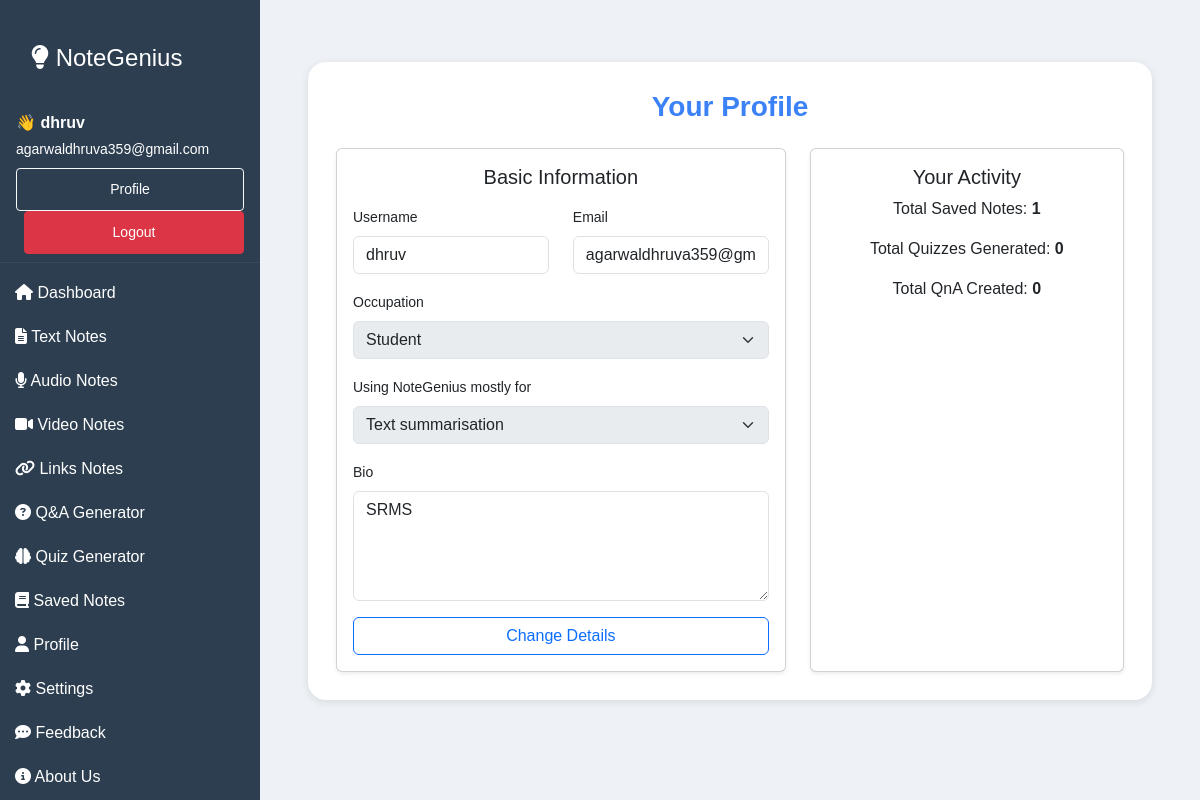
The app's page /profile/ (signed in) with its own data.
### myapp/models.py (models this page shows, shortened)
class Profile(models.Model):
    user = models.OneToOneField(User, on_delete=models.CASCADE)
    occupation = models.CharField(max_length=100, blank=True)
    usage = models.CharField(max_length=100, blank=True)
    bio = models.TextField(blank=True)

### myapp/views.py (the view, shortened to what this page needs)
# urls.py: path('profile/', views.profile, name='profile'),
@login_required
def profile(request):
    user = request.user
    profile, created = Profile.objects.get_or_create(user=user)
    context = {
        "profile": profile,
        "total_notes": Notes.objects.filter(user=user).count(),
        "total_quizzes": 0,  # jab QuizRecord add hoga tab connect karenge
        "total_qna": 0,
    }
    return render(request, "profile.html", context)

### myapp/templates/profile.html (shortened to what this page needs)
{% extends "index.html" %}
{% load static %}
{% block main %}
<section class="upload-section">
  <div class="upload-card profile-card" style="max-width:900px;margin:24px auto;">
    <h3 class="text-center mb-4">Your Profile</h3>
    <form method="POST" id="profileForm">
      <div class="row g-4">
        <div class="col-md-7">
          <div class="card shadow-sm">
            <div class="card-body">
              <h5 class="mb-3 text-center">Basic Information</h5>
              <div class="row mb-3">
                <div class="col-sm-6">
                  <label class="form-label small">Username</label>
                  <input class="form-control" value="{{ user.username }}" readonly>
                </div>
                <div class="col-sm-6">
                  <label class="form-label small">Email</label>
                  <input class="form-control" value="{{ user.email }}" readonly>
                </div>
              </div>
              <div class="mb-3">
                <label class="form-label small">Occupation</label>
                <select class="form-select editable" name="occupation" disabled>
                  <option {% if profile.occupation == "Student" %}selected{% endif %}>Student</option>
                </select>
              </div>
              <div class="mb-3">
                <label class="form-label small">Using NoteGenius mostly for</label>
                <select class="form-select editable" name="usage" disabled>
                  <option {% if profile.usage == "Text summarisation" %}selected{% endif %}>Text summarisation</option>
                </select>
              </div>
              <div class="mb-3">
                <label class="form-label small">Bio</label>
                <textarea class="form-control editable" rows="4" name="bio" readonly>{{ profile.bio }}</textarea>
              </div>
              <div class="d-grid">
                <button type="button" id="editBtn" class="btn btn-outline-primary">
                  Change Details
                </button>
              </div>
            </div>
          </div>
        </div>
        <div class="col-md-5">
          <div class="card h-100 shadow-sm">
            <div class="card-body text-center">
              <h5>Your Activity</h5>
              <p>Total Saved Notes: <strong>{{ total_notes }}</strong></p>
              <p>Total Quizzes Generated: <strong>{{ total_quizzes }}</strong></p>
              <p>Total QnA Created: <strong>{{ total_qna }}</strong></p>
            </div>
          </div>
        </div>
      </div>
    </form>
  </div>
</section>
{% endblock %}

### myapp/templates/index.html (shortened to what this page needs)
{% load static %}
<!DOCTYPE html>
<html lang="en">
  <head>
    <link
      href="https://cdn.jsdelivr.net/npm/bootstrap@5.3.3/dist/css/bootstrap.min.css"
      rel="stylesheet"
    />
    <link
      rel="stylesheet"
      href="https://cdnjs.cloudflare.com/ajax/libs/font-awesome/6.4.0/css/all.min.css"
    />
    <link rel="stylesheet" href="{% static 'css/styles.css' %}" />
    <link rel="stylesheet" href="{% static 'css/textup.css' %}" />
    <link rel="stylesheet" href="{% static 'css/savednotes.css' %}" />
    <link rel="stylesheet" href="{% static 'css/QnA.css' %}" />
  </head>
  <body>
    <div class="desktop-sidebar d-none d-md-block">
      <a href="{% url 'home' %}" class="text-decoration-none">
        <h4 class="text-white px-3 pt-3">
          <i class="fas fa-lightbulb"></i> NoteGenius
        </h4>
      </a>
      <div class="px-3 py-2 mb-2" style="border-bottom:1px solid rgba(255,255,255,0.05);">
        {% if user.is_authenticated %}
          <div class="text-white mb-1"><strong>👋 {{ user.first_name|default:user.username }}</strong></div>
          <div class="small mb-2" style="color: white !important;">
    {{ user.email|default:'' }}
</div>
          <div>
            <a class="btn btn-sm btn-outline-light" href="{% url 'profile' %}">Profile</a>
            <a class="btn btn-sm btn-danger ms-2" href="{% url 'logout' %}">Logout</a>
          </div>
        {% else %}
          <a class="btn btn-sm btn-outline-light me-2" href="{% url 'login' %}">Login</a>
          <a class="btn btn-sm btn-success" href="{% url 'signup' %}">Signup</a>
        {% endif %}
      </div>
      <a href="/"><i class="fas fa-home"></i> Dashboard</a>
      <a href="{% url 'textup'%}"><i class="fas fa-file-alt"></i> Text Notes</a>
      <a href="{% url 'audio_upload' %}"><i class="fas fa-microphone"></i> Audio Notes</a>
      <a href="{% url 'video_upload' %}"><i class="fas fa-video"></i> Video Notes</a>
      <a href="{% url 'yt_link_page' %}"><i class="fas fa-link"></i> Links Notes</a>
      <a href="{% url 'qna_upload' %}"><i class="fas fa-question-circle"></i> Q&A Generator</a>
      <a href="{% url 'quiz_upload' %}"><i class="fas fa-brain"></i> Quiz Generator</a>
      <a href="{% url 'savednotes' %}"><i class="fas fa-book"></i> Saved Notes</a>
      <a href="{% url 'profile' %}"><i class="fas fa-user"></i> Profile</a>
      <a href="{% url 'settings' %}"><i class="fas fa-cog"></i> Settings</a>
      <a href="{% url 'feedback' %}"><i class="fas fa-comment-dots"></i> Feedback</a>
      <a href="{% url 'about' %}"><i class="fas fa-circle-info"></i> About Us</a>
    </div>
    <div class="content-with-sidebar">
      {% block main %}{% endblock %}
    </div>
  </body>
</html>

### myapp/static/css/styles.css (style rules this page uses)
* { margin: 0; padding: 0; box-sizing: border-box; }
body { font-family: Arial, sans-serif; min-height: 100vh; background-color: #f8f9fa; color: #0f172a; }
@media (min-width: 768px) { .desktop-sidebar { position: fixed; top: 0; left: 0; width: 220px; height: 100vh; background-color: #2c3e50; padding-top: 1rem; color: #ffffff; } }
@media (min-width: 768px) { .desktop-sidebar h4 { padding-bottom: 0.75rem; } }
@media (min-width: 768px) { .desktop-sidebar a { color: #ffffff; text-decoration: none; padding: 10px 15px; display: block; } }
@media (min-width: 768px) { .main-content, .upload-section { margin-left: 220px; padding: 20px; } }
h3 { text-align: center !important; font-weight: 700 !important; color: #3b82f6 !important; margin-bottom: 15px !important; }

### myapp/static/css/textup.css (style rules this page uses)
.upload-section { max-width: 900px; margin: auto; padding: 20px; }
.upload-card { background: #ffffff; padding: 25px 30px; border-radius: 14px; box-shadow: 0 2px 8px rgba(0, 0, 0, 0.1); }

### myapp/static/css/QnA.css (style rules this page uses)
.upload-card { background: #ffffff; border-radius: 18px; padding: 28px; max-width: 650px; margin: auto; }

### myapp/templates/index.html (style rules this page uses)
body { background: #eef2f7; color: #0f172a; }
:root { --sidebar-width: 260px; }
.desktop-sidebar { width: var(--sidebar-width); position: fixed; top: 0; left: 0; height: 100vh; overflow-y: auto; padding-top: 18px; }
.content-with-sidebar { margin-left: var(--sidebar-width); min-height: 100vh; padding: 18px 28px; box-sizing: border-box; }

### records on screen
Profile: occupation "Student", usage "Text summarisation", bio "SRMS"

### other values on screen
{{ user.first_name|default:user.username }} "dhruv"
{{ user.email|default:'' }} "agarwaldhruva359@gmail.com"
{{ total_notes }} "1"
{{ total_quizzes }} "0"
{{ total_qna }} "0"
